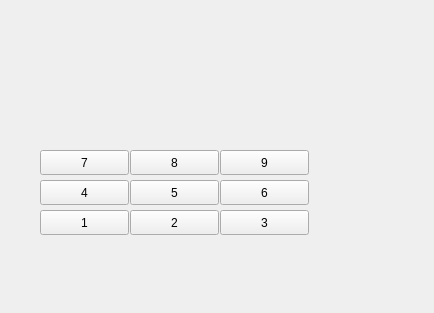
<?xml version="1.0" encoding="UTF-8"?>
<ui version="4.0">
 <class>Calculadora</class>
 <widget class="QWidget" name="Calculadora">
  <property name="geometry">
   <rect>
    <x>0</x>
    <y>0</y>
    <width>434</width>
    <height>313</height>
   </rect>
  </property>
  <property name="windowTitle">
   <string>Form</string>
  </property>
  <widget class="QPushButton" name="b1">
   <property name="geometry">
    <rect>
     <x>40</x>
     <y>210</y>
     <width>89</width>
     <height>25</height>
    </rect>
   </property>
   <property name="text">
    <string>1</string>
   </property>
  </widget>
  <widget class="QPushButton" name="b2">
   <property name="geometry">
    <rect>
     <x>130</x>
     <y>210</y>
     <width>89</width>
     <height>25</height>
    </rect>
   </property>
   <property name="text">
    <string>2</string>
   </property>
  </widget>
  <widget class="QPushButton" name="b3">
   <property name="geometry">
    <rect>
     <x>220</x>
     <y>210</y>
     <width>89</width>
     <height>25</height>
    </rect>
   </property>
   <property name="text">
    <string>3</string>
   </property>
  </widget>
  <widget class="QPushButton" name="b4">
   <property name="geometry">
    <rect>
     <x>40</x>
     <y>180</y>
     <width>89</width>
     <height>25</height>
    </rect>
   </property>
   <property name="text">
    <string>4</string>
   </property>
  </widget>
  <widget class="QPushButton" name="b6">
   <property name="geometry">
    <rect>
     <x>220</x>
     <y>180</y>
     <width>89</width>
     <height>25</height>
    </rect>
   </property>
   <property name="text">
    <string>6</string>
   </property>
  </widget>
  <widget class="QPushButton" name="b5">
   <property name="geometry">
    <rect>
     <x>130</x>
     <y>180</y>
     <width>89</width>
     <height>25</height>
    </rect>
   </property>
   <property name="text">
    <string>5</string>
   </property>
  </widget>
  <widget class="QPushButton" name="b7">
   <property name="geometry">
    <rect>
     <x>40</x>
     <y>150</y>
     <width>89</width>
     <height>25</height>
    </rect>
   </property>
   <property name="text">
    <string>7</string>
   </property>
  </widget>
  <widget class="QPushButton" name="b9">
   <property name="geometry">
    <rect>
     <x>220</x>
     <y>150</y>
     <width>89</width>
     <height>25</height>
    </rect>
   </property>
   <property name="text">
    <string>9</string>
   </property>
  </widget>
  <widget class="QPushButton" name="b8">
   <property name="geometry">
    <rect>
     <x>130</x>
     <y>150</y>
     <width>89</width>
     <height>25</height>
    </rect>
   </property>
   <property name="text">
    <string>8</string>
   </property>
  </widget>
 </widget>
 <resources/>
 <connections/>
</ui>
